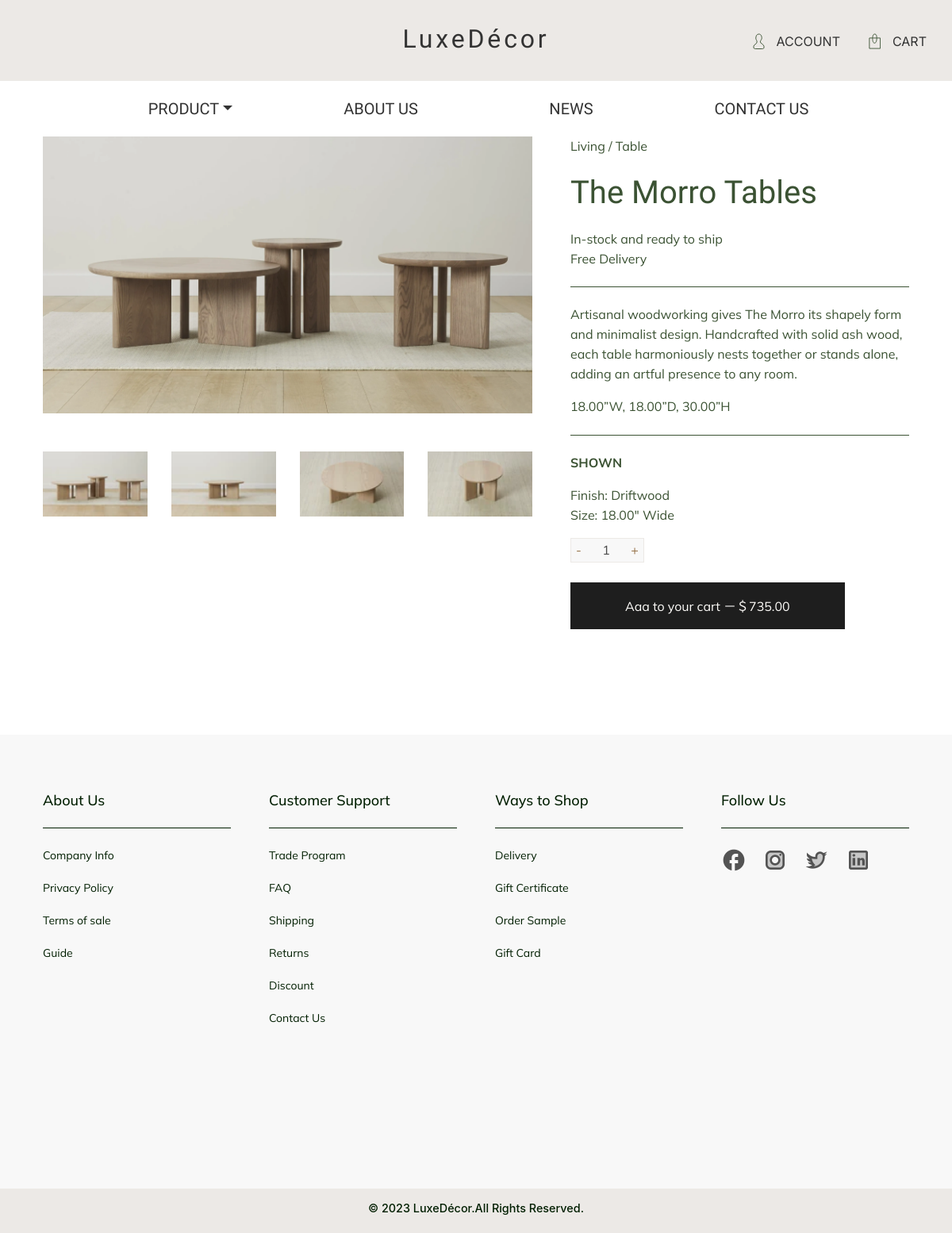
The page /product/the-morro-tables/ on the database its author committed.
### web/models.py (models this page shows, shortened)
class Product(models.Model):
    title = models.CharField(max_length=255, default="")
    price = models.DecimalField(default=0, decimal_places=2, max_digits=7)
    width = models.DecimalField(default=0, decimal_places=2, max_digits=7)
    depth = models.DecimalField(default=0, decimal_places=2, max_digits=7)
    height = models.DecimalField(default=0, decimal_places=2, max_digits=7)
    description = models.TextField(default="")
    fabric = models.CharField(max_length=255, blank=True, default="")
    finish = models.CharField(max_length=255, blank=True, default="")
    slug = models.SlugField(blank=True, default="")
    category = models.ForeignKey(Category, null=True, on_delete=models.PROTECT)
    sub_category = models.ForeignKey(SubCategory, null=True, on_delete=models.PROTECT)
    image = models.ImageField(default="", blank=True, upload_to="images")
    image1 = models.ImageField(default="", blank=True, upload_to="images")
    image2 = models.ImageField(default="", blank=True, upload_to="images")
    image3 = models.ImageField(default="", blank=True, upload_to="images")
    image4 = models.ImageField(default="", blank=True, upload_to="images")
    shipping_time = models.CharField(max_length=255, blank=True, default="")
    shipping_price = models.CharField(max_length=255, blank=True, default="")

class Category(models.Model):
    title = models.CharField(max_length=255, default="")
    def __str__(self):
        return self.title

class SubCategory(models.Model):
    title = models.CharField(max_length=255, default="")
    category = models.ForeignKey(Category, on_delete=models.CASCADE)
    def __str__(self):
        return self.title

### web/views.py (the view)
# urls.py: path('product/<slug:slug>/', webviews.detail, name='detail'),
def detail(request, slug=None):
    product = get_object_or_404(Product, slug=slug)
    return render(request, 'detail.html', locals())

### templates/detail.html (shortened to what this page needs)
{% extends "base.html" %}
{% load static %}
{% block css %}
    <link rel="stylesheet" href="{% static "css/detail.css" %}" type="text/css" />
{% endblock %}
{% block content %}
    <div class="container">
        <div class="row">
            <div class="col-xs-12 col-md-7 mb-5 px-4">
                <img src="{{ product.image.url }}" width="100%" />
                <div class="row mt-5">
                    <div class="col-3">
                        <img src="{{ product.image1.url }}" width="100%" />
                    </div>
                    <div class="col-3">
                        <img src="{{ product.image2.url }}" width="100%" />
                    </div>
                    <div class="col-3">
                        <img src="{{ product.image3.url }}" width="100%" />
                    </div>
                    <div class="col-3">
                        <img src="{{ product.image4.url }}" width="100%" />
                    </div>
                </div>
            </div>
            <div class="col-xs-12 col-md-5 px-4">
                <p class="text">
                   <a class="text" href="/product/category/{{ product.category }}/">
                    {{ product.category }}
                   </a> /
                   <a class="text" href="/product/category/{{ product.category }}/{{ product.sub_category }}">
                    {{ product.sub_category }}
                   </a>
                </p>
                <p class="title">{{ product.title }}</p>
                <p class="text">
                    {{ product.shipping_time }}<br />
                    {{ product.shipping_price }}
                </p>
                <hr class="line">
                <p class="text">
                    {{ product.description }}
                </p>
                <p class="text">
                    {{ product.width }}”W, {{ product.depth }}”D, {{ product.height }}”H
                </p>
                <hr class="line">
                <p class="text" style="font-weight: bold;">SHOWN</p>
                <p  class="text">
                    {% if product.finish != "" %}
                        Finish: {{ product.finish }}<br/>
                    {% endif %}
                    Size: {{ product.width }}" Wide
                </p>
                <div class="count">
                    <button class="add">-</button>
                    1
                    <button class="add">+</button>
                </div>
                <button class="button">
                    Aaa to your cart  －＄{{ product.price }}
                </button>
            </div>
        </div>
    </div>
{% endblock %}

### static/css/detail.css (style rules this page uses)
.text { font-family: Mulish, sans-serif; color: #3B5233; font-size: 1rem; line-height: 25px; }
.title { font-family: Antic Didone, sans-serif; color: #3B5233; font-size: 2.5rem; }
.line { border-color: #3B5233; margin-top: 1.4rem; margin-bottom: 1.4rem; }
.count { font-family: Mulish, sans-serif; color: #4A4A4A; font-size: 1rem; width: 5.8rem; height: 1.9rem; border: 1px solid #ECE9E6; background-color: #F8F8F8; display: flex; justify-content: space-between; align-items: center; }
.add { font-family: Mulish, sans-serif; color: #957045; font-size: 1rem; background-color: transparent; border: none; }
.button { font-family: Mulish, sans-serif; color: #FEFCF9; font-size: 1rem; border: 1px solid #1E1E1E; background-color: #1E1E1E; width: 100%; height: 3.68rem; margin-bottom: 8.3rem; margin-top: 1.6rem; }
@media (min-width: 768px) { .button { width: 21.6rem; } }

### rows shown on the page
Product: image (picture), image1 (picture), image2 (picture), image3 (picture), image4 (picture), category "Living", sub_category "Table", title "The Morro Tables", shipping_time "In-stock and ready to ship", shipping_price "Free Delivery", description "Artisanal woodworking gives The Morro its shapely form and minimalist design. Handcrafted with solid ash wood, each table harmoniously nests together or stands alone, adding an artful presence to any room.", width "18.00", depth "18.00", height "30.00", finish "Driftwood", price "735.00"
